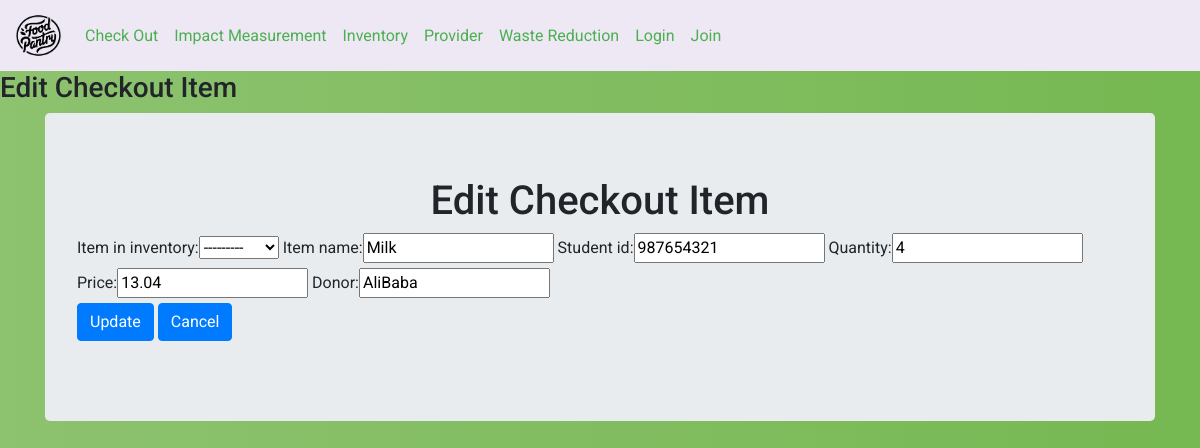
/update_co/14/, run on the app's committed database.
### checkout/models.py (models this page shows, shortened)
class checkout(models.Model):
    item_in_inventory = models.ForeignKey(inventory, on_delete=models.SET_NULL,null=True)
    item_name = models.CharField(max_length=100, default="Wait")
    student_id = models.CharField(max_length=9)
    checkout_date = models.DateField(auto_now=True)
    quantity = models.PositiveIntegerField()
    price = models.FloatField(default=0)
    donor = models.CharField(max_length=50, default="wait")

### checkout/views.py (the view, shortened to what this page needs)
# urls.py: path('update_co/<str:pk>/', checkout_views.update_co, name='update_co'),
def update_co(request, pk):
		item = checkout.objects.get(id=pk)
		form = checkout_form(instance=item)
		context = {'form':form}
		return render(request, 'checkout/update_co.html', context)

### checkout/forms.py
class checkout_form(forms.ModelForm):
    student_id = forms.CharField(widget=forms.TextInput(attrs={'placeholder': 'Student ID '}))
    quantity = forms.CharField(widget=forms.TextInput(attrs={'placeholder': 'Quantity '}))
    item_name = forms.CharField(required=False)
    price = forms.FloatField(required=False)
    donor = forms.CharField(required=False)
    class Meta():
	     model = checkout
	     fields = '__all__'

### inventory/models.py (called while the page is built)
     def __str__(self):
          return self.name

### templates/checkout/update_co.html (shortened to what this page needs)
<html>
<head>
	{% include "dashboard/shared_links.html" %}
</head>
<body>
	{% include "dashboard/navigation_bar.html" %}
<h3>Edit Checkout Item</h3>
<div class="container">
    <div class = "jumbotron">
      <h1>Edit Checkout Item</h1>
      <form method="POST" action="">
 	{{form}}
        <br>
        <button type="submit" class="btn btn-primary" name = "Edit_Task">Update</button>
                <a href="/checkout/">
        	<button type="submit" class="btn btn-primary" value="Cancel" name = "Cancel">Cancel</button>
      </form>
    </div>
  </div>
</body>
</html>

### static/CSS/common.css (style rules this page uses)
h1 { text-align: center; }
body { background: white; background: -webkit-linear-gradient(right, #76b852, #8DC26F); background: -moz-linear-gradient(right, #76b852, #8DC26F); background: -o-linear-gradient(right, #76b852, #8DC26F); background: linear-gradient(to left, #76b852, #8DC26F); font-family: "Roboto", sans-serif; -webkit-font-smoothing: antialiased; -moz-osx-font-smoothing: grayscale; }

### data on the page
checkout: item_in_inventory "---------", item_name "Milk", student_id "987654321", quantity "4", price "13.04", donor "AliBaba"
